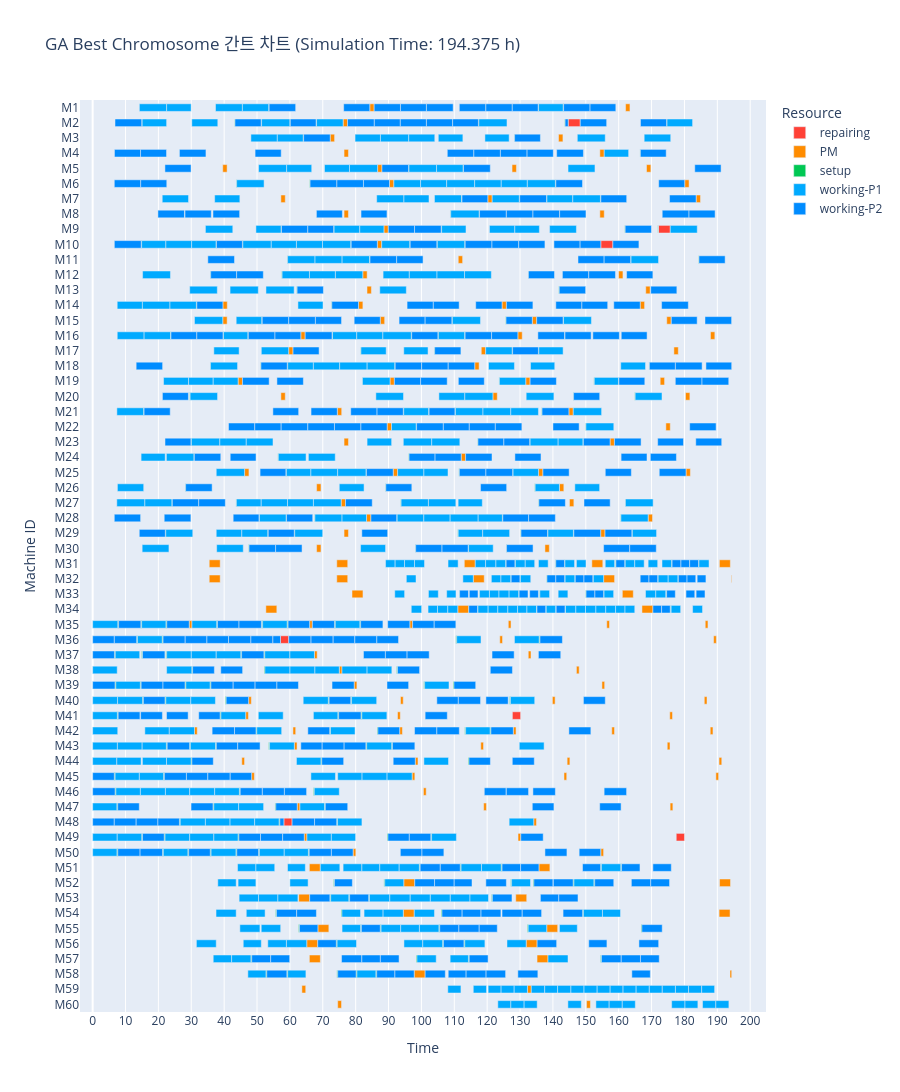

The notebook cell this image was saved under:
### Markdown cell above
## Best chromosome 시뮬레이션 + 간트 차트

GA가 찾아낸 best chromosome으로 시뮬레이션을 한 번 더 돌려 간트 차트 시각화.

### Code cell
# best chromosome으로 시뮬레이션 재실행 (시드 고정 → fitness와 동일 결과)
random.seed(ga.evaluator.seed)

env = simpy.Environment()
event_logger = EventLogger(env)
scheduler = Scheduler(
    env=env,
    data=data,
    event_logger=event_logger,
    pm_hazard_threshold=0.0,
    job_priority=sim_input_best.job_priority,
    op_machine=sim_input_best.op_machine,
    pm_thresholds=sim_input_best.pm_thresholds,
)
env.run(until=scheduler.job_chk_process)

fig = create_gantt_chart(
    logs=event_logger.logs,
    max_time=env.now,
    title=f'GA Best Chromosome 간트 차트 (Simulation Time: {round(env.now / 60, 3)} h)'
)
fig.show()

### Figure 1 — Plotly figure (JSON) as saved in the notebook; plotly's stock layout.template omitted (floating-point values rounded to 4 significant figures; data arrays with more than 128 entries replaced by an {"elided": "..."} marker saying what was removed)
{"data": [{"base": [154.6, 144.6, 57.14, 127.7, 58.17, 177.5, 172.0], "customdata": [[""], [""], [""], [""], [""], [""], [""]], "hovertemplate": "Resource=repairing<br>Start=%{base}<br>Finish=%{x}<br>Task=%{y}<br>job_op=%{customdata[0]}<extra></extra>", "legendgroup": "repairing", "marker": {"color": "rgb(255, 65, 54)", "pattern": {"shape": ""}}, "name": "repairing", "orientation": "h", "showlegend": true, "textposition": "auto", "type": "bar", "width": 0.5, "x": [3.667, 3.667, 2.5, 2.5, 2.5, 2.5, 3.667], "xaxis": "x", "y": ["M10", "M2", "M36", "M41", "M48", "M49", "M9"], "yaxis": "y"}, {"base": {"elided": "150 float values"}, "customdata": {"elided": "150x1 str values"}, "hovertemplate": "Resource=PM<br>Start=%{base}<br>Finish=%{x}<br>Task=%{y}<br>job_op=%{customdata[0]}<extra></extra>", "legendgroup": "PM", "marker": {"color": "rgb(255, 140, 0)", "pattern": {"shape": ""}}, "name": "PM", "orientation": "h", "showlegend": true, "textposition": "auto", "type": "bar", "width": 0.5, "x": {"elided": "150 float values"}, "xaxis": "x", "y": {"elided": "150 str values"}, "yaxis": "y"}, {"base": {"elided": "259 float values"}, "customdata": {"elided": "259x1 str values"}, "hovertemplate": "Resource=setup<br>Start=%{base}<br>Finish=%{x}<br>Task=%{y}<br>job_op=%{customdata[0]}<extra></extra>", "legendgroup": "setup", "marker": {"color": "rgb(0, 200, 83)", "pattern": {"shape": ""}}, "name": "setup", "orientation": "h", "showlegend": true, "textposition": "auto", "type": "bar", "width": 0.5, "x": {"elided": "259 float values"}, "xaxis": "x", "y": {"elided": "259 str values"}, "yaxis": "y"}, {"base": {"elided": "421 float values"}, "customdata": {"elided": "421x1 str values"}, "hovertemplate": "Resource=working-P1<br>Start=%{base}<br>Finish=%{x}<br>Task=%{y}<br>job_op=%{customdata[0]}<extra></extra>", "legendgroup": "working-P1", "marker": {"color": "rgb(0, 170, 255)", "pattern": {"shape": ""}}, "name": "working-P1", "orientation": "h", "showlegend": true, "textposition": "auto", "type": "bar", "width": 0.5, "x": {"elided": "421 float values"}, "xaxis": "x", "y": {"elided": "421 str values"}, "yaxis": "y"}, {"base": {"elided": "424 float values"}, "customdata": {"elided": "424x1 str values"}, "hovertemplate": "Resource=working-P2<br>Start=%{base}<br>Finish=%{x}<br>Task=%{y}<br>job_op=%{customdata[0]}<extra></extra>", "legendgroup": "working-P2", "marker": {"color": "rgb(0, 140, 255)", "pattern": {"shape": ""}}, "name": "working-P2", "orientation": "h", "showlegend": true, "textposition": "auto", "type": "bar", "width": 0.5, "x": {"elided": "424 float values"}, "xaxis": "x", "y": {"elided": "424 str values"}, "yaxis": "y"}], "layout": {"barmode": "relative", "height": 3000, "legend": {"title": {"text": "Resource"}, "tracegroupgap": 0}, "title": {"text": "GA Best Chromosome 간트 차트 (Simulation Time: 194.375 h)"}, "xaxis": {"anchor": "y", "domain": [0, 1], "dtick": 10, "title": {"text": "Time"}}, "yaxis": {"anchor": "x", "categoryarray": ["M60", "M59", "M58", "M57", "M56", "M55", "M54", "M53", "M52", "M51", "M50", "M49", "M48", "M47", "M46", "M45", "M44", "M43", "M42", "M41", "M40", "M39", "M38", "M37", "M36", "M35", "M34", "M33", "M32", "M31", "M30", "M29", "M28", "M27", "M26", "M25", "M24", "M23", "M22", "M21", "M20", "M19", "M18", "M17", "M16", "M15", "M14", "M13", "M12", "M11", "M10", "M9", "M8", "M7", "M6", "M5", "M4", "M3", "M2", "M1"], "categoryorder": "array", "domain": [0, 1], "title": {"text": "Machine ID"}}}}
